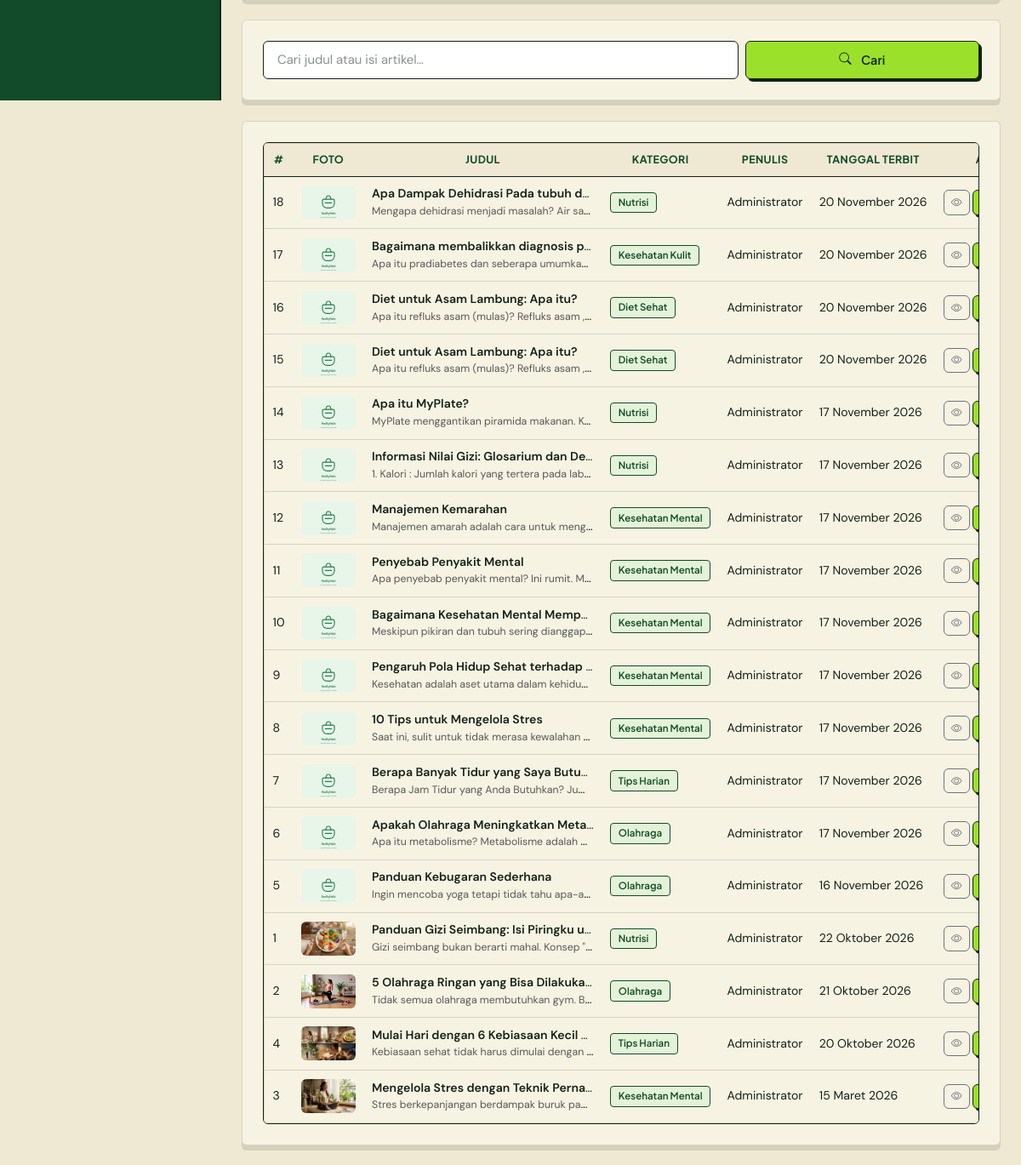
The app's page /admin/artikel (signed in, lower part), older data.
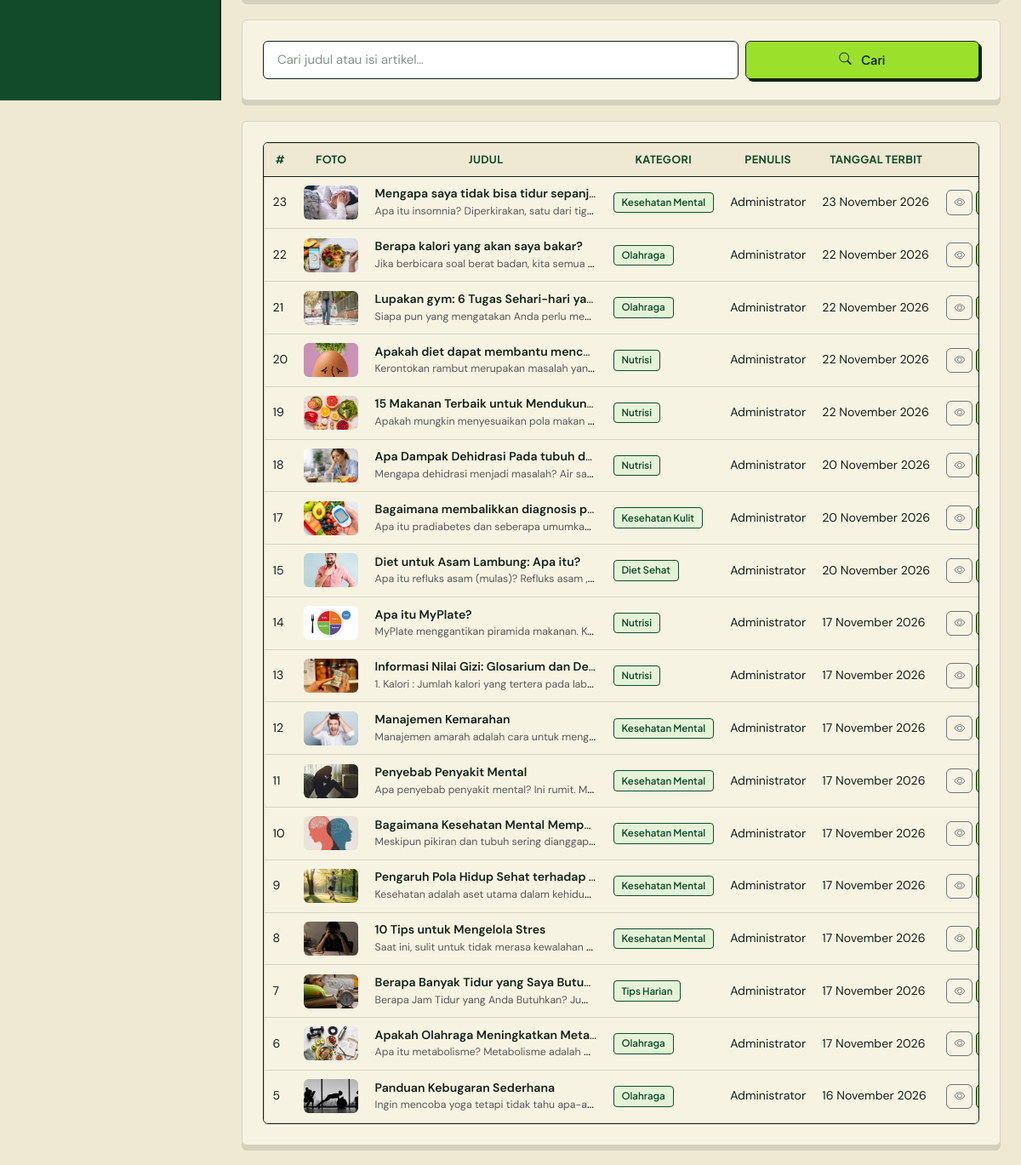
The same page, newer data.
### tables this page shows
CREATE TABLE `artikel_kesehatan` (
  `id_artikel` int(11) NOT NULL AUTO_INCREMENT,
  `id_kategori_artikel` int(11) DEFAULT NULL,
  `id_admin` int(11) DEFAULT NULL,
  `judul_artikel` varchar(180) NOT NULL,
  `isi_artikel` text NOT NULL,
  `foto_artikel` varchar(255) DEFAULT NULL,
  `tanggal_terbit` date NOT NULL,
  PRIMARY KEY (`id_artikel`),
  KEY `fk_artikel_kategori` (`id_kategori_artikel`),
  KEY `fk_artikel_admin` (`id_admin`),
  CONSTRAINT `fk_artikel_admin` FOREIGN KEY (`id_admin`) REFERENCES `users` (`id_pengguna`) ON DELETE SET NULL ON UPDATE CASCADE,
  CONSTRAINT `fk_artikel_kategori` FOREIGN KEY (`id_kategori_artikel`) REFERENCES `kategori_artikel` (`id_kategori_artikel`) ON DELETE SET NULL ON UPDATE CASCADE
);

CREATE TABLE `kategori_artikel` (
  `id_kategori_artikel` int(11) NOT NULL AUTO_INCREMENT,
  `nama_kategori` varchar(60) NOT NULL,
  PRIMARY KEY (`id_kategori_artikel`),
  UNIQUE KEY `uq_kategori_nama` (`nama_kategori`)
);

CREATE TABLE `users` (
  `id_pengguna` int(11) NOT NULL AUTO_INCREMENT,
  `username` varchar(50) NOT NULL,
  `password` varchar(255) NOT NULL,
  `nama_lengkap` varchar(100) NOT NULL,
  `role` enum('admin','user') NOT NULL DEFAULT 'user',
  `berat_badan` decimal(5,2) NOT NULL DEFAULT 0.00,
  `tinggi_badan` decimal(5,2) NOT NULL DEFAULT 0.00,
  `jenis_kelamin` enum('L','P') NOT NULL DEFAULT 'L',
  `umur` int(11) NOT NULL DEFAULT 0,
  `created_at` datetime NOT NULL DEFAULT current_timestamp(),
  PRIMARY KEY (`id_pengguna`),
  UNIQUE KEY `uq_pengguna_username` (`username`)
);

### app/core/Controller.php (called while the page is built, shortened)
<?php
abstract class Controller
{
    protected function view(string $view, array $data = [], string $layout = 'main'): void
    {
        $contentFile = VIEWS_PATH . '/pages/' . $view . '.php';
        extract($data, EXTR_SKIP);
        require $contentFile;
    }
}

### app/controllers/admin/AdminArtikelController.php (called while the page is built, shortened)
<?php
class AdminArtikelController extends Controller
{
    public function index(): void
    {
        $q = $this->input('q');
        $this->view('admin/artikel/index', [
            'pageTitle' => 'Kelola Artikel',
            'activeNav' => 'artikel',
            'artikel'   => Artikel::cari($q ?: null),
            'q'         => $q,
            'kategori'  => KategoriArtikel::semua(),
        ], 'admin');
    }
}

### app/core/Router.php (called while the page is built, shortened)
<?php
class Router
{
    private array $routes = [];
    private function add(string $method, string $pattern, array $handler): void
    {
        $regex = preg_replace_callback(
            '#\{(\w+)(?::([^}]+))?\}#',
            static fn(array $m): string => '(?P<' . $m[1] . '>' . ($m[2] ?? '[^/]+') . ')',
            $pattern
        );
        $this->routes[$method][] = ['#^' . $regex . '$#', $handler, $pattern];
    }
    public function dispatch(string $uri, string $method): void
    {
        $path = (string) parse_url($uri, PHP_URL_PATH);
        $path = '/' . trim($path, '/');
        $method = strtoupper($method);
        $match  = $this->match($method, $path);
        [$handler, $params] = $match;
        [$class, $action]   = $handler;
        $controller = new $class();
        $controller->$action(...array_values($params));
    }
    private function match(string $method, string $path): ?array
    {
        foreach ($this->routes[$method] ?? [] as [$regex, $handler]) {
            if (preg_match($regex, $path, $m)) {
                $params = array_filter($m, 'is_string', ARRAY_FILTER_USE_KEY);
                return [$handler, $params];
            }
        }
        return null;
    }
}

### index.php (called while the page is built, shortened)
<?php
require_once __DIR__ . '/app/helpers/helper.php';
spl_autoload_register(function (string $class): void {
    $candidates = [
        APP_PATH . '/core/' . $class . '.php',
        APP_PATH . '/models/' . $class . '.php',
        APP_PATH . '/services/' . $class . '.php',
        APP_PATH . '/controllers/' . $class . '.php',
        APP_PATH . '/controllers/admin/' . $class . '.php',
    ];
    foreach ($candidates as $file) {
        if (is_file($file)) {
            return;
        }
    }
});
$router = new Router();
$router->dispatch(
    $_SERVER['REQUEST_URI'] ?? '/',
    $_SERVER['REQUEST_METHOD'] ?? 'GET'
);

### app/core/Database.php (called while the page is built, shortened)
<?php
class Database
{
    private static ?PDO $pdo = null;
    public static function connect(): PDO
    {
        if (self::$pdo instanceof PDO) {
            return self::$pdo;
        }
        $dsn = 'mysql:host=' . DB_HOST
            . ';port=' . DB_PORT
            . ';dbname=' . DB_NAME
            . ';charset=' . DB_CHARSET;
        try {
            self::$pdo = new PDO($dsn, DB_USER, DB_PASS, [
                PDO::ATTR_ERRMODE            => PDO::ERRMODE_EXCEPTION,
                PDO::ATTR_DEFAULT_FETCH_MODE => PDO::FETCH_ASSOC,
                PDO::ATTR_EMULATE_PREPARES   => false,
            ]);
        } catch (PDOException $ex) {
            http_response_code(500);
            exit(
                '<div style="font-family:Poppins,Arial,sans-serif;max-width:640px;margin:60px auto;padding:24px;border:1px solid #e0e0e0;border-radius:12px">'
                . '<h2 style="color:#27824B">Koneksi database gagal</h2>'
                . '<p>Pastikan <b>MySQL (XAMPP)</b> sudah berjalan, lalu impor file '
                . '<b>database/healthyhabit.sql</b> ke phpMyAdmin.</p>'
                . '<p style="color:#c0392b"><code>' . e($ex->getMessage()) . '</code></p>'
                . '</div>'
            );
        }
        return self::$pdo;
    }
}

### app/core/Model.php (called while the page is built, shortened)
<?php
abstract class Model
{
    protected static function db(): PDO
    {
        return Database::connect();
    }
}

### app/models/Artikel.php (called while the page is built, shortened)
<?php
class Artikel extends Model
{
    public static function cari(?string $q = null, ?int $idKategori = null): array
    {
        $sql = self::BASE_SELECT;
        $params = [];
        $sql .= ' ORDER BY a.tanggal_terbit DESC, a.id_artikel DESC';
        $st = static::db()->prepare($sql);
        $st->execute($params);
        return $st->fetchAll();
    }
}

### app/helpers/helper.php (called while the page is built, shortened)
<?php
function e($value): string
{
    return htmlspecialchars((string) $value, ENT_QUOTES, 'UTF-8');
}
function tanggal_indo(?string $date, bool $withTime = false): string
{
    $bulan = [
        1 => 'Januari', 'Februari', 'Maret', 'April', 'Mei', 'Juni',
        'Juli', 'Agustus', 'September', 'Oktober', 'November', 'Desember',
    ];
    $ts = strtotime($date);
    $hasil = date('j', $ts) . ' ' . $bulan[(int) date('n', $ts)] . ' ' . date('Y', $ts);
    return $hasil;
}
function excerpt(?string $html, int $length = 140): string
{
    $text = trim(strip_tags((string) $html));
    return mb_substr($text, 0, $length) . '…';
}
function img_url(?string $filename, string $subdir): string
{
    if ($filename && is_file(UPLOAD_PATH . '/' . $subdir . '/' . basename($filename))) {
        return UPLOAD_URL . '/' . $subdir . '/' . basename($filename);
    }
    return BASE_URL . '/assets/img/placeholder.svg';
}

### app/views/pages/admin/artikel/index.php (the view, shortened to what the changed rows need)
<div class="panel-white">
    <div class="table-responsive">
        <table class="table table-custom align-middle mb-0">
            <thead>
                <tr>
                    <th>#</th><th>Foto</th><th>Judul</th><th>Kategori</th><th>Penulis</th><th>Tanggal Terbit</th><th class="text-end">Aksi</th>
                </tr>
            </thead>
            <tbody>
                <?php foreach ($artikel as $a): ?>
                    <tr>
                        <td><?= (int) $a['id_artikel'] ?></td>
                        <td>
                            <img src="<?= img_url($a['foto_artikel'], 'artikel') ?>" alt=""
                                 style="width:64px;height:40px;object-fit:cover;border-radius:6px;">
                        </td>
                        <td class="text-truncate" style="max-width:280px;">
                            <span class="fw-semibold"><?= e($a['judul_artikel']) ?></span><br>
                            <small class="text-muted"><?= e(excerpt($a['isi_artikel'], 60)) ?></small>
                        </td>
                        <td><span class="tag"><?= e($a['nama_kategori'] ?? '-') ?></span></td>
                        <td><?= e($a['penulis'] ?? '-') ?></td>
                        <td class="text-nowrap small"><?= tanggal_indo($a['tanggal_terbit']) ?></td>
                        <td class="text-end text-nowrap">
                            <a href="<?= BASE_URL.'/artikel/'.(int)$a['id_artikel'] ?>" target="_blank"
                               class="btn btn-sm btn-outline-secondary" title="Lihat"><i class="bi bi-eye"></i></a>
                            <a href="<?= BASE_URL.'/admin/artikel/'.(int)$a['id_artikel'].'/edit' ?>"
                               class="btn btn-sm btn-soft-green" title="Edit"><i class="bi bi-pencil"></i></a>
                        </td>
                    </tr>
                <?php endforeach; ?>
            </tbody>
        </table>
    </div>
</div>

Row changes from the older to the newer data that the page shows:
removed artikel_kesehatan: id_artikel "16", judul_artikel "Diet untuk Asam Lambung: Apa itu?", isi_artikel "Apa itu refluks asam (mulas)? Refluks asam ,…", id_kategori_artikel.nama_kategori "Diet Sehat", id_admin.nama_lengkap "Administrator", tanggal_terbit "20 November 2026"
removed artikel_kesehatan: id_artikel "1", foto_artikel (picture), judul_artikel "Panduan Gizi Seimbang: Isi Piringku u…", isi_artikel "Gizi seimbang bukan berarti mahal. Konsep \"…", id_kategori_artikel.nama_kategori "Nutrisi", id_admin.nama_lengkap "Administrator", tanggal_terbit "22 Oktober 2026"
removed artikel_kesehatan: id_artikel "2", foto_artikel (picture), judul_artikel "5 Olahraga Ringan yang Bisa Dilakuka…", isi_artikel "Tidak semua olahraga membutuhkan gym. B…", id_kategori_artikel.nama_kategori "Olahraga", id_admin.nama_lengkap "Administrator", tanggal_terbit "21 Oktober 2026"
removed artikel_kesehatan: id_artikel "4", foto_artikel (picture), judul_artikel "Mulai Hari dengan 6 Kebiasaan Kecil…", isi_artikel "Kebiasaan sehat tidak harus dimulai dengan…", id_kategori_artikel.nama_kategori "Tips Harian", id_admin.nama_lengkap "Administrator", tanggal_terbit "20 Oktober 2026"
removed artikel_kesehatan: id_artikel "3", foto_artikel (picture), judul_artikel "Mengelola Stres dengan Teknik Perna…", isi_artikel "Stres berkepanjangan berdampak buruk pa…", id_kategori_artikel.nama_kategori "Kesehatan Mental", id_admin.nama_lengkap "Administrator", tanggal_terbit "15 Maret 2026"
added artikel_kesehatan: id_artikel "23", foto_artikel (picture), judul_artikel "Mengapa saya tidak bisa tidur sepanj…", isi_artikel "Apa itu insomnia? Diperkirakan, satu dari tig…", id_kategori_artikel.nama_kategori "Kesehatan Mental", id_admin.nama_lengkap "Administrator", tanggal_terbit "23 November 2026"
added artikel_kesehatan: id_artikel "22", foto_artikel (picture), judul_artikel "Berapa kalori yang akan saya bakar?", isi_artikel "Jika berbicara soal berat badan, kita semua…", id_kategori_artikel.nama_kategori "Olahraga", id_admin.nama_lengkap "Administrator", tanggal_terbit "22 November 2026"
added artikel_kesehatan: id_artikel "21", foto_artikel (picture), judul_artikel "Lupakan gym: 6 Tugas Sehari-hari ya…", isi_artikel "Siapa pun yang mengatakan Anda perlu me…", id_kategori_artikel.nama_kategori "Olahraga", id_admin.nama_lengkap "Administrator", tanggal_terbit "22 November 2026"
added artikel_kesehatan: id_artikel "20", foto_artikel (picture), judul_artikel "Apakah diet dapat membantu menc…", isi_artikel "Kerontokan rambut merupakan masalah yan…", id_kategori_artikel.nama_kategori "Nutrisi", id_admin.nama_lengkap "Administrator", tanggal_terbit "22 November 2026"
added artikel_kesehatan: id_artikel "19", foto_artikel (picture), judul_artikel "15 Makanan Terbaik untuk Mendukun…", isi_artikel "Apakah mungkin menyesuaikan pola makan…", id_kategori_artikel.nama_kategori "Nutrisi", id_admin.nama_lengkap "Administrator", tanggal_terbit "22 November 2026"
changed artikel_kesehatan "Apa Dampak Dehidrasi Pada tubuh d…": foto_artikel: picture added in place of a placeholder
changed artikel_kesehatan "Bagaimana membalikkan diagnosis p…": foto_artikel: picture added in place of a placeholder
changed artikel_kesehatan "Diet untuk Asam Lambung: Apa itu?": foto_artikel: picture added in place of a placeholder
changed artikel_kesehatan "Apa itu MyPlate?": foto_artikel: picture added in place of a placeholder
changed artikel_kesehatan "Informasi Nilai Gizi: Glosarium dan De…": foto_artikel: picture added in place of a placeholder
changed artikel_kesehatan "Manajemen Kemarahan": foto_artikel: picture added in place of a placeholder
changed artikel_kesehatan "Penyebab Penyakit Mental": foto_artikel: picture added in place of a placeholder
changed artikel_kesehatan "Bagaimana Kesehatan Mental Memp…": foto_artikel: picture added in place of a placeholder
changed artikel_kesehatan "Pengaruh Pola Hidup Sehat terhadap…": foto_artikel: picture added in place of a placeholder
changed artikel_kesehatan "10 Tips untuk Mengelola Stres": foto_artikel: picture added in place of a placeholder
changed artikel_kesehatan "Berapa Banyak Tidur yang Saya Butu…": foto_artikel: picture added in place of a placeholder
changed artikel_kesehatan "Apakah Olahraga Meningkatkan Meta…": foto_artikel: picture added in place of a placeholder
changed artikel_kesehatan "Panduan Kebugaran Sederhana": foto_artikel: picture added in place of a placeholder
